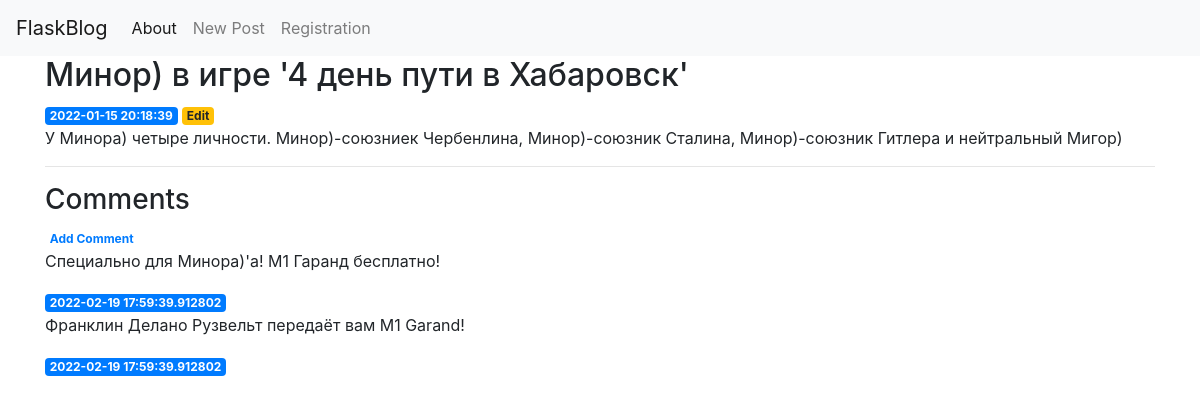
/1, run on an earlier commit of the app's database.
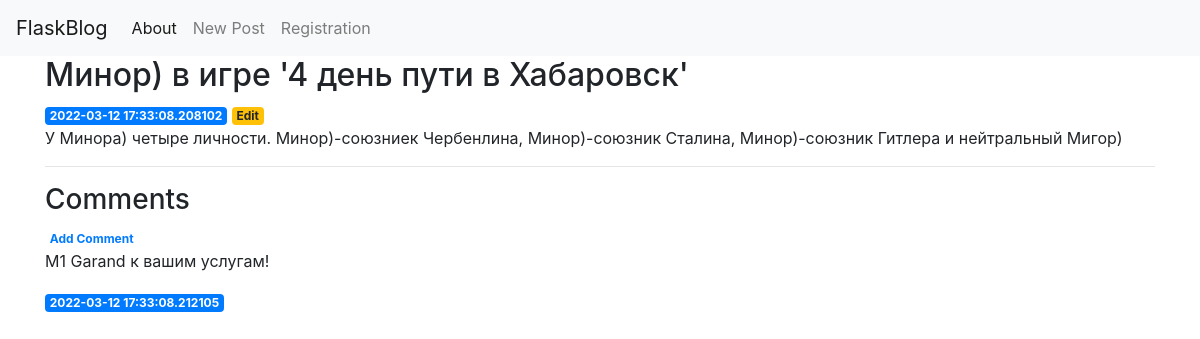
And on a later commit of the database.
### app/models.py (models this page shows)
class Post(db.Model):
    __tablename__ = 'posts'
    id = db.Column(db.Integer(), primary_key=True)
    created = db.Column(db.DateTime(), default= datetime.utcnow())
    title= db.Column(db.Text(), nullable=False)
    content = db.Column(db.Text(), nullable=False)
    comments = db.relationship('Comment', backref='post', lazy='dynamic')

class Comment(db.Model):
    __tablename__ = 'comments'
    id = db.Column(db.Integer(), primary_key=True)
    created = db.Column(db.DateTime(), default=datetime.utcnow())
    content = db.Column(db.Text(), nullable=False)
    post_id = db.Column(db.Integer(), db.ForeignKey('posts.id'))

### app/views.py (the view)
@app.route('/<int:post_id>')
def post(post_id):
    post = get_post(post_id)
    comments = get_comments(post_id)
    if post is None:
        abort(404)
    return render_template('post.html', post=post, comments=comments)

### app/alchemy_repositories.py (called while the page is built)
def get_post(post_id):
    return Post.query.get(post_id)

def get_comments(post_id):
    post = Post.query.get(post_id)
    comments = post.comments.all()
    return comments

### app/templates/post.html
{% extends 'base.html' %}
{% block content %}
    <h2>{% block title %} {{ post['title'] }} {% endblock %}</h2>
    <span class="badge badge-primary">{{ post['created'] }}</span>
    <a href="{{ url_for('edit', id=post['id']) }}">
            <span class="badge badge-warning">Edit</span>
    </a>
    <p>{{ post['content'] }}</p>
    <hr>
    <h3>Comments</h3>
    <a href="{{ url_for('create_comment', post_id=post['id']) }}">
            <span class="badge">Add Comment</span>
    </a>
     {% for comment in comments %}
          <p>{{ comment.content }}</p><span class="badge badge-primary">{{ comment['created'] }}</span>
    {% endfor %}
{% endblock %}

What changed in the data, as far as the page shows it:
removed Comment: content "Специально для Минора)'а! M1 Гаранд бесплатно!", created "2022-02-19 17:59:39.912802"
removed Comment: content "Франклин Делано Рузвельт передаёт вам M1 Garand!", created "2022-02-19 17:59:39.912802"
changed Post "Минор) в игре '4 день пути в Хабаровск'": created "2022-01-15 20:18:39" → "2022-03-12 17:33:08.208102"
added Comment: content "M1 Garand к вашим услугам!", created "2022-03-12 17:33:08.212105"
